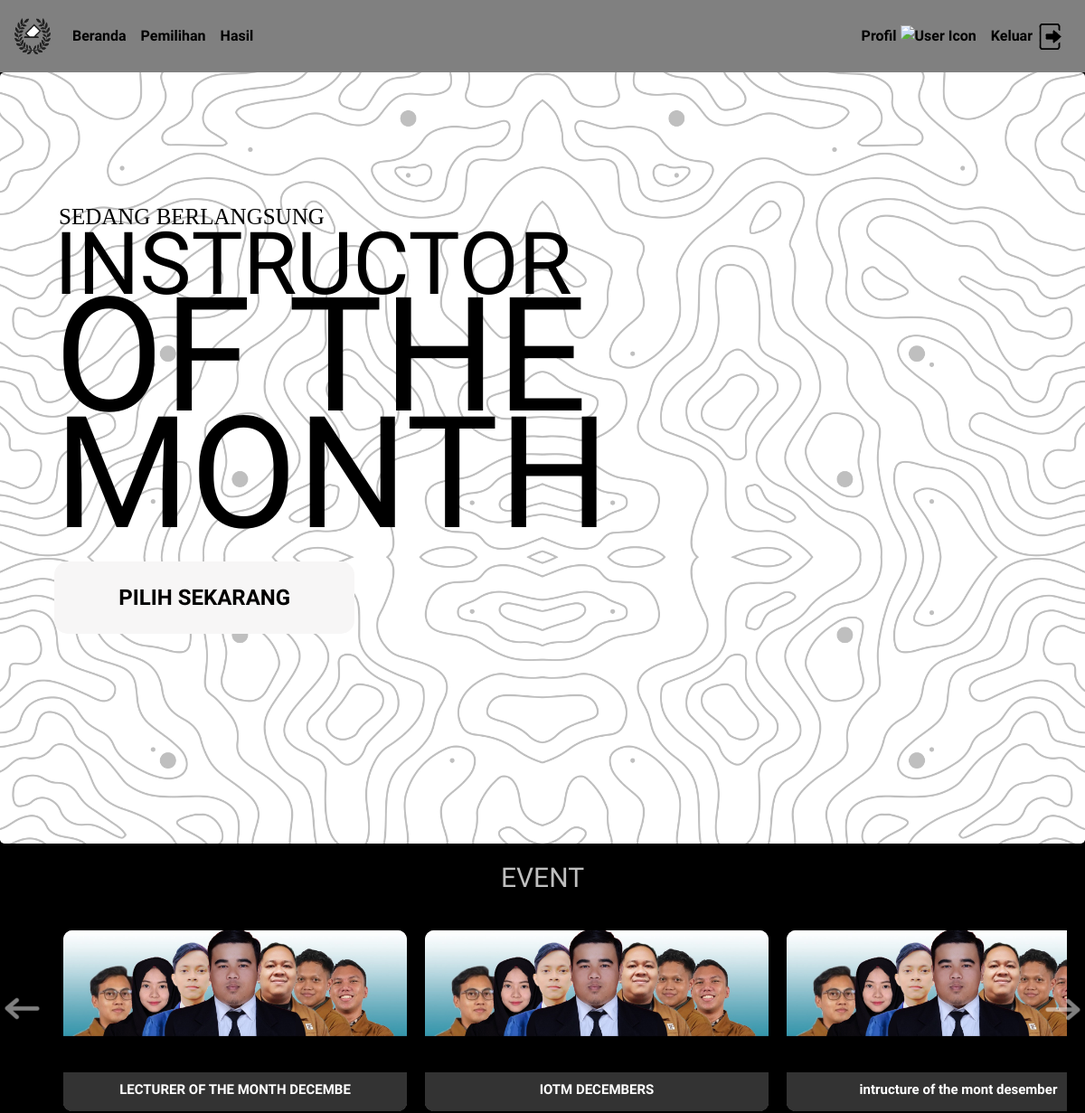
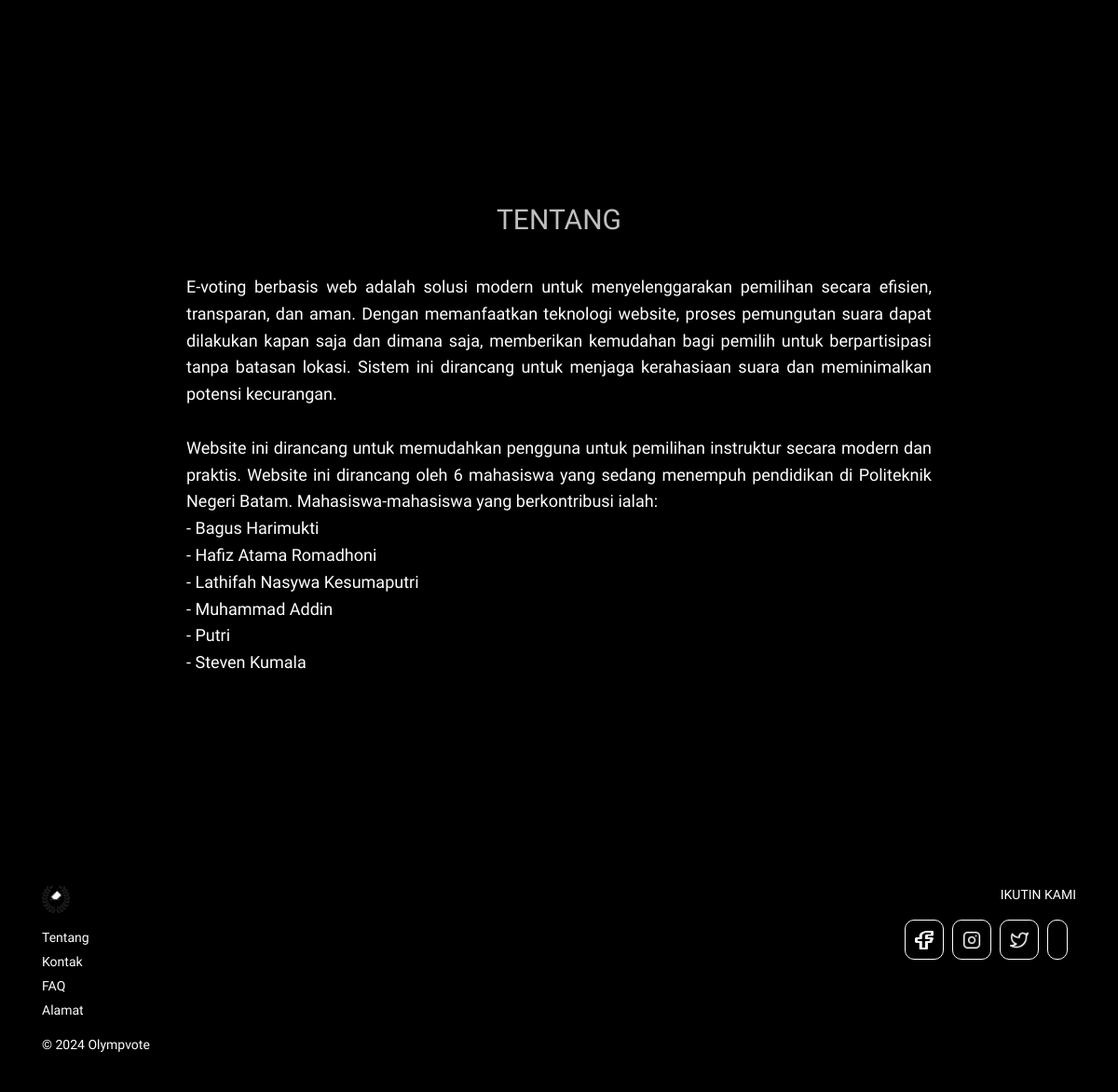
Screenshot of /dashboard.php (signed in) with the database file from the repository (2 pictures, top to bottom).
### tables this page shows
CREATE TABLE `pemilihan` (
  `id_pemilihan` int(11) NOT NULL,
  `judul` varchar(50) NOT NULL,
  `deskripsi` varchar(255) NOT NULL,
  `tanggal_mulai` date NOT NULL,
  `waktu_mulai` time NOT NULL,
  `tanggal_selesai` date NOT NULL,
  `waktu_selesai` time NOT NULL,
  `jurusan` int(10) NOT NULL,
  `prodi` int(11) DEFAULT NULL,
  `angkatan` int(11) NOT NULL
);

### dashboard.php (the view, shortened to what this page needs)
<!DOCTYPE html>
<html lang="en">
<?php
include 'connect.php';
include 'navbar.php';
$prodi_mahasiswa = $_SESSION['prodi'];
?>
<head>
    <link rel="stylesheet" href="https://stackpath.bootstrapcdn.com/bootstrap/4.5.2/css/bootstrap.min.css">
    <link rel="stylesheet" href="dashboard.css">
</head>
<body>
<div class="jumbotron">
    <p style="font-family: 'Playfair Display'; color: #000;" class="teks-pendukung">SEDANG BERLANGSUNG</p>
    <div class="display-4 fw-bold no-line-spacing">
        <span class="teks-instructor d-block">INSTRUCTOR</span>
        <span class="teks-of d-block">OF THE</span>
        <span class="teks-month d-block">MONTH</span>
    </div>
    <a href="daftar_event.php">
        <button class="tombol mt-3">PILIH SEKARANG</button>
    </a>
</div>
<?php
$query = "SELECT * FROM pemilihan WHERE prodi = '$prodi_mahasiswa'";
$result = mysqli_query($conn, $query);
?>
<section class="carousel" id="carousel">
    <h2 class="carousel-category">EVENT</h2>
    <button class="pre-btn"><img src="img/arrow.png" alt=""></button>
    <button class="nxt-btn"><img src="img/arrow.png" alt=""></button>
    <div class="carousel-container">
        <?php
        if (mysqli_num_rows($result) > 0) {
            while ($event = mysqli_fetch_assoc($result)) {
                echo "<div class='carousel-card'>
                        <a href='event/vote.php?id_pemilihan={$event['id_pemilihan']}' class='slide{$event['id_pemilihan']}'>
                            <div class='carousel-imagee'>
                                <img class='img-sizing' src='img/event-placeholder.jpg'>
                            </div>
                            <div class='carousel-caption'>
                                <h3 class='carousel-caption-title'>{$event['judul']}</h3>
                            </div>
                        </a>
                      </div>";
            }
        } else {
            echo "<p>Tidak ada event tersedia</p>";
        }
        ?>
    </div>
</section>
<div class="about-section">
    <h2 id="about-heading" class="carousel-category">TENTANG</h2>
    <div class="about-text">E-voting berbasis web adalah solusi modern untuk menyelenggarakan pemilihan secara efisien, transparan, dan aman. Dengan memanfaatkan teknologi website, proses pemungutan suara dapat dilakukan kapan saja dan dimana saja, memberikan kemudahan bagi pemilih untuk berpartisipasi tanpa batasan lokasi. Sistem ini dirancang untuk menjaga kerahasiaan suara dan meminimalkan potensi kecurangan. <br>
    <br>
    Website ini dirancang untuk memudahkan pengguna untuk pemilihan instruktur secara modern dan praktis. Website ini dirancang oleh 6 mahasiswa yang sedang menempuh pendidikan di Politeknik Negeri Batam. Mahasiswa-mahasiswa yang berkontribusi ialah: <br>
    - Bagus Harimukti <br>
    - Hafiz Atama Romadhoni <br>
    - Lathifah Nasywa Kesumaputri <br>
    - Muhammad Addin <br>
    - Putri <br>
    - Steven Kumala <br>
    </div>
</div>
<footer class="footer p-4" style="background-color: #000; color: white;">
    <div class="container d-flex justify-content-between">
        <div class="footer-left">
            <div class="footer-brand mb-3">
                <img src="img/logo.png" alt="Logo" style="width: 30px; height: 30px;">
            </div>
            <ul class="list-unstyled">
                <li><a href="#" class="text-white">Tentang</a></li>
                <li><a href="#" class="text-white">Kontak</a></li>
                <li><a href="#" class="text-white">FAQ</a></li>
                <li><a href="#" class="text-white">Alamat</a></li>
            </ul>
            <p class="mt-3">© 2024 Olympvote</p>
        </div>
        <div class="footer-right text-right">
            <p>IKUTIN KAMI</p>
            <div class="d-flex justify-content-end">
                <button class="button-footer footer-brand">
                    <img src="img/Facebook.png" alt="facebook">
                </button>
                <button class="button-footer footer-brand">
                    <img src="img/Instagram.png" alt="Instagram">
                </button>
                <button class="button-footer footer-brand">
                    <img src="img/Twitter.png" alt="Twitter">
                </button>
                <button class="button-footer"></button>
            </div>
        </div>
    </div>
</footer>
</body>
</html>

### navbar.css (style rules this page uses)
html { scroll-behavior: smooth; }
body { font-family: 'Lexend', sans-serif; background-color: #000; overflow-x: hidden; margin: 0; }
.footer-brand img { width: 20px; height: 20px; }
.jumbotron { background-image: url('img/BACKGROUND.png'); background-size: cover; background-position: center; color: #000; text-align: left; padding-top: 20vh; padding-bottom: 29vh; padding-left: 5%; line-height: 0; margin-bottom: 0; }
.no-line-spacing { line-height: 0.75; display: inline-block; }
.tombol { font-family: 'Lexend', sans-serif; border: none; border-radius: 15px; background-color: #F7F6F6; padding: 40px; font-weight: 600; font-size: 24px; transition: background-color 0.15s, color 0.15s, box-shadow 0.15s; width: 30%; }
.teks-instructor { font-size: 12vh; display: block; }
.teks-of { font-size: 22vh; display: block; }
.teks-month { font-size: 21.5vh; display: block; }
.teks-pendukung { font-size: 25px; }
.carousel { position: relative; overflow: hidden; padding: 20px; margin-bottom: 300px; }
.carousel-category { padding: 0 10vw; font-size: 30px; font-weight: 500; margin-bottom: 40px; text-transform: capitalize; text-align: center; width: 100%; display: flex; justify-content: center; color: #bfbfbf; }
.carousel-container { display: flex; overflow-x: auto; scroll-behavior: smooth; padding: 0; justify-content: flex-start; margin-left: 50px; }
.carousel-card { flex: 0 0 auto; width: 380px; height: 200px; margin-right: 20px; overflow: hidden; border-radius: 10px; position: relative; background-color: #fff; }
.pre-btn, .nxt-btn { border: none; width: 50px; height: 50px; position: absolute; top: 50%; display: flex; justify-content: center; align-items: center; background: transparent; cursor: pointer; z-index: 8; }
.pre-btn { left: 0; transform: rotate(180deg); }
.nxt-btn { right: 0; }
.pre-btn img, .nxt-btn img { opacity: 0.5; }
.carousel-caption { position: absolute; bottom: 0; left: 0; width: 100%; background-color: #333; padding: 10px; text-align: center; box-shadow: 0 -3px 5px rgba(0, 0, 0, 0.2); }
.carousel-caption-title { font-size: 15px; font-weight: bold; color: #fff; margin-bottom: 5px; }
.button-footer { border-radius: 10px; background-color: black; padding: 10px; border-style: solid; border-color: white; border-width: 1px; margin-right: 9px; }
.footer { color: white; font-size: 14px; margin-top: 50px; }
.footer-left ul li { margin-bottom: 5px; }
.footer-left a { color: white; text-decoration: none; }

### dashboard.php (style rules this page uses)
.carousel-imagee { display: flex; justify-content: center; align-items: bottom; height: 100%; }
.img-sizing { width: 520px; }

### rows the page displays
pemilihan: judul "LECTURER OF THE MONTH DECEMBE"
pemilihan: judul "IOTM DECEMBERS"
pemilihan: judul "intructure of the mont desember"
